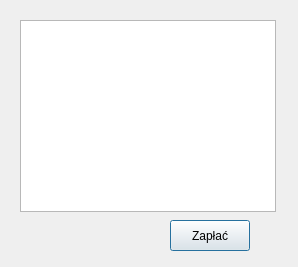
<?xml version="1.0" encoding="UTF-8"?>
<ui version="4.0">
 <class>Bill</class>
 <widget class="QDialog" name="Bill">
  <property name="geometry">
   <rect>
    <x>0</x>
    <y>0</y>
    <width>298</width>
    <height>267</height>
   </rect>
  </property>
  <property name="windowTitle">
   <string>Paragon</string>
  </property>
  <widget class="QTextBrowser" name="textBrowser_bill">
   <property name="geometry">
    <rect>
     <x>20</x>
     <y>20</y>
     <width>256</width>
     <height>192</height>
    </rect>
   </property>
  </widget>
  <widget class="QPushButton" name="pushButton_pay">
   <property name="geometry">
    <rect>
     <x>170</x>
     <y>220</y>
     <width>80</width>
     <height>31</height>
    </rect>
   </property>
   <property name="cursor">
    <cursorShape>PointingHandCursor</cursorShape>
   </property>
   <property name="text">
    <string>Zapłać</string>
   </property>
  </widget>
 </widget>
 <resources/>
 <connections/>
</ui>
